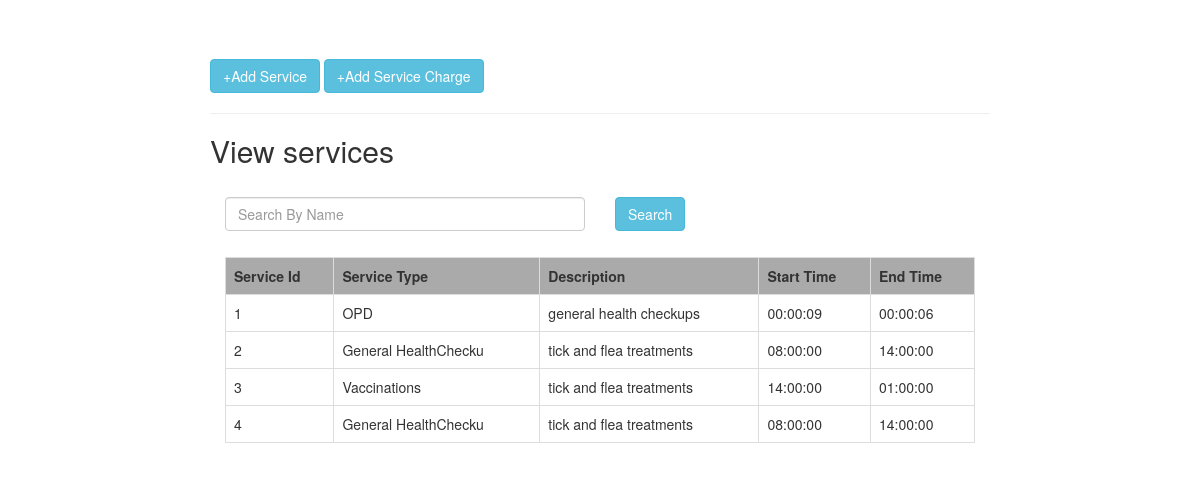
/Meedumi/viewservice.php, run on an earlier commit of the app's database.
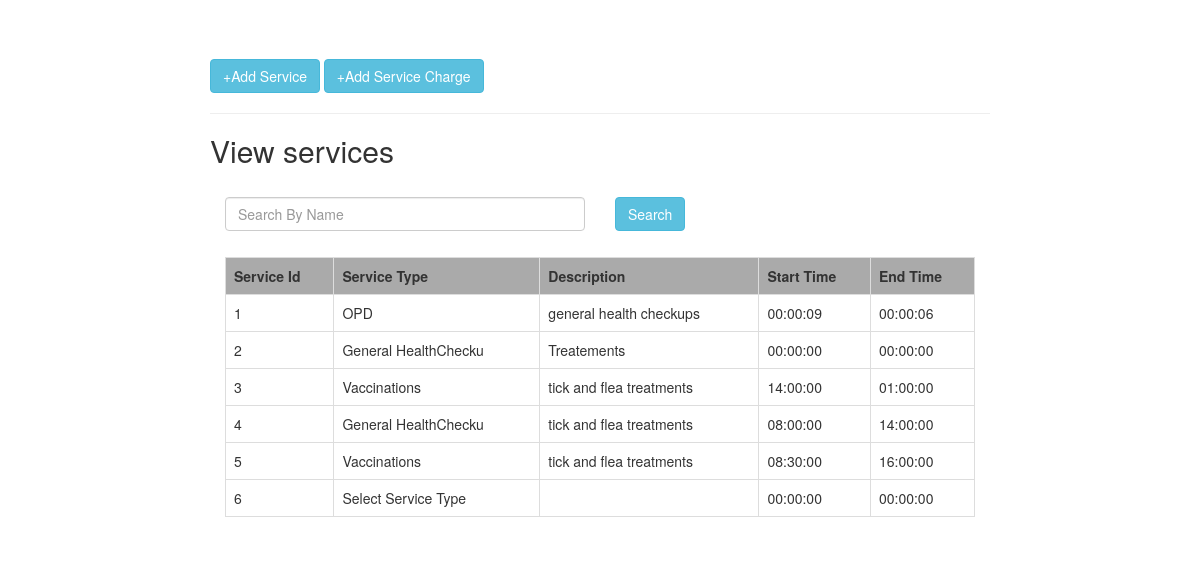
And on a later commit of the database.
### tables this page shows
CREATE TABLE `services` (
  `serviceId` int(11) NOT NULL,
  `serviceType` varchar(20) NOT NULL,
  `description` varchar(100) NOT NULL,
  `startTime` time NOT NULL,
  `endTime` time NOT NULL,
  `status` tinyint(1) NOT NULL
);

### Meedumi/viewservice.php (the view, shortened to what this page needs)
<!DOCTYPE html>
<html lang="en">
<head>
	<link rel="stylesheet" href="https://maxcdn.bootstrapcdn.com/bootstrap/3.3.7/css/bootstrap.min.css">
	<link rel="stylesheet" href="style/indexstyle.css">
</head>
<body>
	<div class="container">
		<div class="row">
			<div class="col-md-8 col-md-offset-2" style="margin-top:5%;">
				<div class="row">
				<?php
				$connection = mysqli_connect('localhost:3306','root','','animalcare');
				if(isset($_POST['search'])){
					$searchkey = $_POST['search'];
					$sql = "SELECT * FROM services WHERE serviceType LIKE '%$searchkey%'";
				}else{
				$sql = "SELECT * FROM services";
				$searchkey = "";
				}
				$result = mysqli_query($connection,$sql);
				?>
				<div class="form-group">
				<a href="index.php"  class="btn btn-info" name="submit"> +Add Service</a>
				<a href="ServiceCharge.php"  class="btn btn-info" name="submit"> +Add Service Charge</a>
				</div>
				<hr>
					<form action="viewservice.php" method="POST">
					<h2> View services</h2> <br>
						<div class="col-md-6">
							<input type="text" name="search" class="form-control" placeholder="Search By Name" value="<?php echo $searchkey;?>">
						</div>
						<div class="col-md-6 text-left">
							<button class="btn btn-info">Search</button>
						</div><br>
					</form>
					<br>
					<br>
				</div>
				<table class="table table-bordered">
					<tr>
						<th>Service Id</th>
						<th>Service Type</th>
						<th>Description </th>
						<th>Start Time</th>
						<th>End Time</th>
					</tr>
					<?php while($row = mysqli_fetch_object($result)) { ?>
					<tr>
						<td><?php echo $row->serviceId ?></td>
						<td><?php echo $row->serviceType ?></td>
						<td><?php echo $row->description ?></td>
						<td><?php echo $row->startTime ?></td>
						<td><?php echo $row->endTime ?></td>
					</tr>
					<?php } ?>
				</table>
			</div>
		</div>
	</div>
</body>
</html>

### Meedumi/style/indexstyle.css (style rules this page uses)
hr { color:black; }
table.table { border-collapse: collapse; }
table.table th { background: #aaa; text-align: left; }
table.table th,table.table td { padding:10px; border-bottom: 2px solid #aaa; }

What changed in the data, as far as the page shows it:
changed services id 2: description "tick and flea treatments" → "Treatements"; startTime "08:00:00" → "00:00:00"; endTime "14:00:00" → "00:00:00"
added services: serviceId "5", serviceType "Vaccinations", description "tick and flea treatments", startTime "08:30:00", endTime "16:00:00"
added services: serviceId "6", serviceType "Select Service Type", startTime "00:00:00", endTime "00:00:00"
